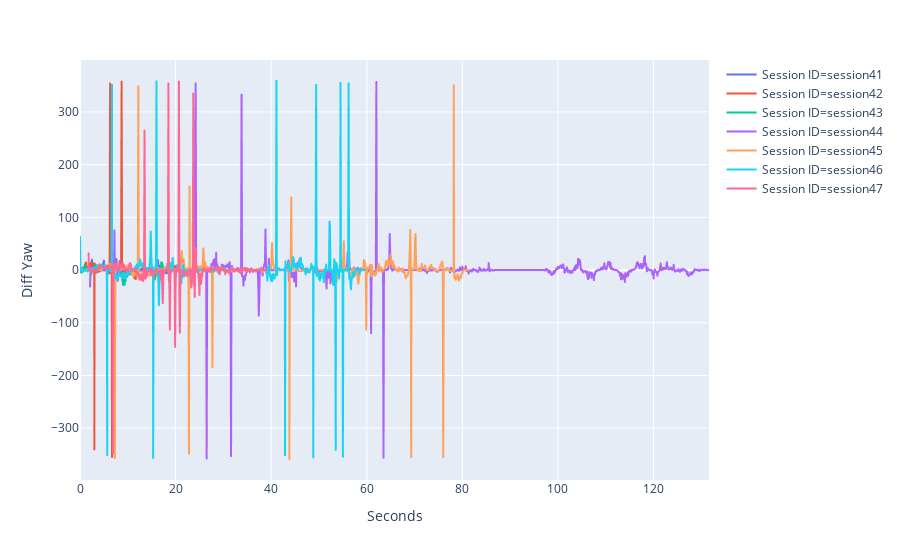

Notebook cell for this chart:
### Code cell
fig = px.line(df, x="Seconds", y="Diff Yaw", color="Session ID")
fig.show()

### Figure 1 — Plotly figure (JSON) as saved in the notebook; plotly's stock layout.template omitted (floating-point values rounded to 4 significant figures; data arrays with more than 128 entries replaced by an {"elided": "..."} marker saying what was removed)
{"data": [{"hoverlabel": {"namelength": 0}, "hovertemplate": "Session ID=session41<br>Seconds=%{x}<br>Diff Yaw=%{y}", "legendgroup": "Session ID=session41", "line": {"color": "#636efa", "dash": "solid"}, "mode": "lines", "name": "Session ID=session41", "showlegend": true, "type": "scattergl", "x": {"elided": "197 float values"}, "xaxis": "x", "y": {"elided": "197 float values"}, "yaxis": "y"}, {"hoverlabel": {"namelength": 0}, "hovertemplate": "Session ID=session42<br>Seconds=%{x}<br>Diff Yaw=%{y}", "legendgroup": "Session ID=session42", "line": {"color": "#EF553B", "dash": "solid"}, "mode": "lines", "name": "Session ID=session42", "showlegend": true, "type": "scattergl", "x": {"elided": "230 float values"}, "xaxis": "x", "y": {"elided": "230 float values"}, "yaxis": "y"}, {"hoverlabel": {"namelength": 0}, "hovertemplate": "Session ID=session43<br>Seconds=%{x}<br>Diff Yaw=%{y}", "legendgroup": "Session ID=session43", "line": {"color": "#00cc96", "dash": "solid"}, "mode": "lines", "name": "Session ID=session43", "showlegend": true, "type": "scattergl", "x": {"elided": "196 float values"}, "xaxis": "x", "y": {"elided": "196 float values"}, "yaxis": "y"}, {"hoverlabel": {"namelength": 0}, "hovertemplate": "Session ID=session44<br>Seconds=%{x}<br>Diff Yaw=%{y}", "legendgroup": "Session ID=session44", "line": {"color": "#ab63fa", "dash": "solid"}, "mode": "lines", "name": "Session ID=session44", "showlegend": true, "type": "scattergl", "x": {"elided": "1296 float values"}, "xaxis": "x", "y": {"elided": "1296 float values"}, "yaxis": "y"}, {"hoverlabel": {"namelength": 0}, "hovertemplate": "Session ID=session45<br>Seconds=%{x}<br>Diff Yaw=%{y}", "legendgroup": "Session ID=session45", "line": {"color": "#FFA15A", "dash": "solid"}, "mode": "lines", "name": "Session ID=session45", "showlegend": true, "type": "scattergl", "x": {"elided": "815 float values"}, "xaxis": "x", "y": {"elided": "815 float values"}, "yaxis": "y"}, {"hoverlabel": {"namelength": 0}, "hovertemplate": "Session ID=session46<br>Seconds=%{x}<br>Diff Yaw=%{y}", "legendgroup": "Session ID=session46", "line": {"color": "#19d3f3", "dash": "solid"}, "mode": "lines", "name": "Session ID=session46", "showlegend": true, "type": "scattergl", "x": {"elided": "597 float values"}, "xaxis": "x", "y": {"elided": "597 float values"}, "yaxis": "y"}, {"hoverlabel": {"namelength": 0}, "hovertemplate": "Session ID=session47<br>Seconds=%{x}<br>Diff Yaw=%{y}", "legendgroup": "Session ID=session47", "line": {"color": "#FF6692", "dash": "solid"}, "mode": "lines", "name": "Session ID=session47", "showlegend": true, "type": "scattergl", "x": {"elided": "374 float values"}, "xaxis": "x", "y": {"elided": "374 float values"}, "yaxis": "y"}], "layout": {"legend": {"tracegroupgap": 0}, "margin": {"t": 60}, "xaxis": {"anchor": "y", "domain": [0, 1], "title": {"text": "Seconds"}}, "yaxis": {"anchor": "x", "domain": [0, 1], "title": {"text": "Diff Yaw"}}}}
